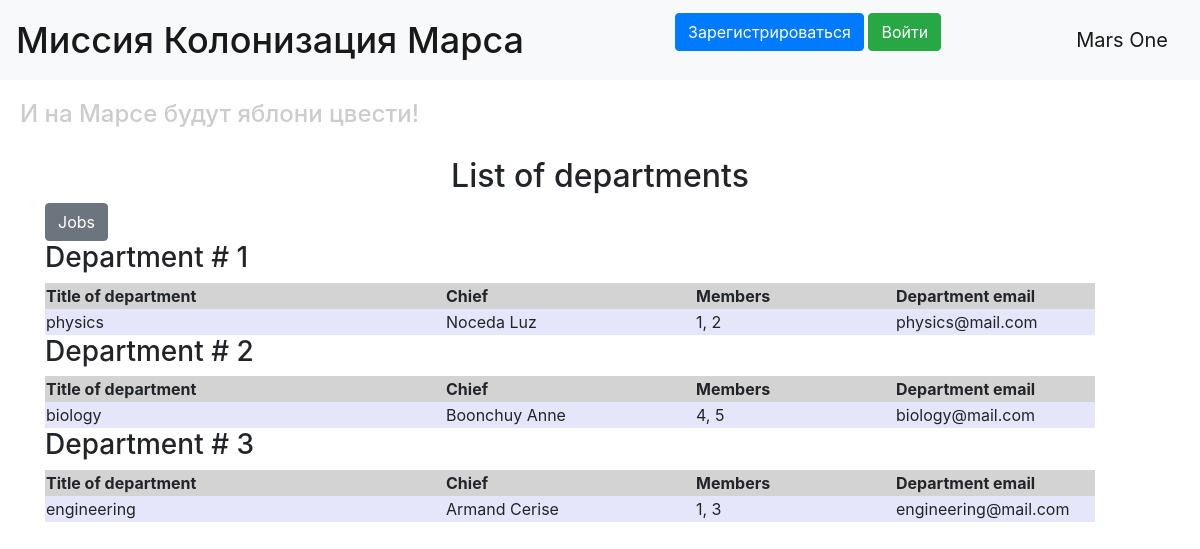
The page /departments on the database its author committed.
### data/departments.py (models this page shows, shortened)
class Department(SqlAlchemyBase, UserMixin, SerializerMixin):
    __tablename__ = 'department'
    id = sqlalchemy.Column(sqlalchemy.Integer, primary_key=True, autoincrement=True)
    title = sqlalchemy.Column(sqlalchemy.String, nullable=True)
    chief = sqlalchemy.Column(sqlalchemy.Integer, sqlalchemy.ForeignKey("users.id"))
    members = sqlalchemy.Column(sqlalchemy.String, nullable=True)
    email = sqlalchemy.Column(sqlalchemy.String, nullable=True)
    users = orm.relationship("User")

### main.py (the view)
@app.route("/departments")
def departments_list():
    db_sess = db_session.create_session()
    departments = db_sess.query(Department).all()
    users = db_sess.query(User).all()
    names = {user.id: (user.surname, user.name) for user in users}
    return render_template("departments.html", departments=departments, names=names)

### data/db_session.py (called while the page is built)
def create_session() -> Session:
    global __factory
    return __factory()

### templates/departments.html (shortened to what this page needs)
{% extends "base.html" %}
{% block content %}
<h2>List of departments</h2>
<a href="/" class="btn btn-secondary">Jobs</a>
{% for department in departments%}
    <h3>Department # {{loop.index}}</h3>
    <div class="table-container">
        <table class="cabin-table">
            <tr>
                <th width="400px">Title of department</th>
                <th width="250px">Chief</th>
                <th width="200px">Members</th>
                <th width="200px">Department email</th>
            </tr>
            <tr>
                <td>{{department.title}}</td>
                <td>{{" ".join(names[department.chief])}}</td>
                <td>{{department.members}}</td>
                <td>{{department.email}}</td>
            </tr>
        </table>
    </div>
{% endfor %}
{% endblock %}

### static/css/style.css (style rules this page uses)
h2 { text-align: center; }
td { background-color: #E6E6FA; }
th { background-color: #D3D3D3; }

### rows shown on the page
Department: title "physics", chief "Noceda Luz", members "1, 2", email "physics@mail.com"
Department: title "biology", chief "Boonchuy Anne", members "4, 5", email "biology@mail.com"
Department: title "engineering", chief "Armand Cerise", members "1, 3", email "engineering@mail.com"
